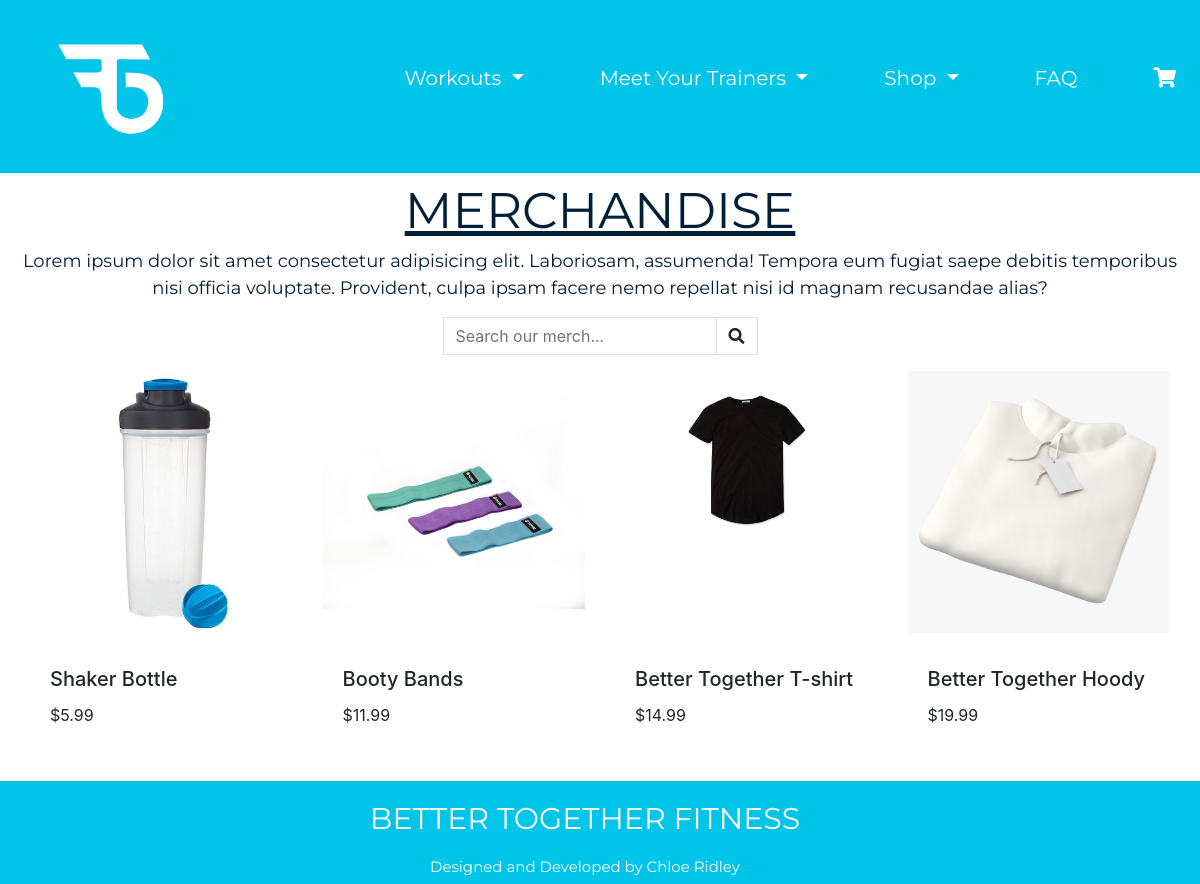
Screenshot of /products/merchandise/ with the database file from the repository.
### products/models.py (models this page shows, shortened)
class merchandise(models.Model):
    class Meta:
        verbose_name_plural = "Merch" # how the model is displayed in the admin page
    sku = models.CharField(max_length=254, null=True, blank=True)
    name = models.CharField(max_length=254)
    description = models.TextField()
    has_sizes = models.BooleanField(default = False, null=True, blank=True)
    price = models.DecimalField(max_digits=6, decimal_places=2)
    rating = models.DecimalField(max_digits=6, decimal_places=0, null=True, blank=True)
    image_url = models.URLField(max_length=1024, null=True, blank=True)
    image = models.ImageField(null=True, blank=True)

### products/views.py (the view, shortened to what this page needs)
# urls.py: path('merchandise/', views.merch, name="merch"),
def merch(request):
    merch = merchandise.objects.all()
    query = None
    context = {
        'merch': merch,
        'search_term': query,
    }
    return render(request, 'products/merchandise.html', context)

### bag/contexts.py (called while the page is built, shortened)
def bag_contents(request):
    bag_items = []
    total = 0
    product_count = 0
    bag = request.session.get('bag', {})
    if total < settings.FREE_DELIVERY_THRESHOLD:
        delivery = total * Decimal(settings.STANDARD_DELIVERY_PERCENTAGE / 100)
        free_delivery_delta = settings.FREE_DELIVERY_THRESHOLD - total
    else:
        delivery = 0
        free_delivery_delta = 0
    grand_total = delivery + total
    context = {
        'bag_items': bag_items,
        'total': total,
        'product_count': product_count,
        'delivery': delivery,
        'free_delivery_delta': free_delivery_delta,
        'free_delivery_threshold': settings.FREE_DELIVERY_THRESHOLD,
        'grand_total': grand_total,
    }
    return context

### products/templates/products/merchandise.html
{% extends 'base.html' %}
{% load static %}
{% block content %}
<div class="row container-fluid sectionRow">
    <p class="guides">Merchandise</p>
    <p class="aboutGuides">Lorem ipsum dolor sit amet consectetur adipisicing elit. Laboriosam, assumenda! Tempora eum
        fugiat saepe debitis temporibus nisi officia voluptate. Provident, culpa ipsam facere nemo repellat nisi id
        magnam recusandae alias?</p>
        <form method="GET" action="{% url 'merch' %}" class="d-block m-auto">
          <div class="input-group w-100">
              <input class="form-control border border-black rounded-0" type="text" name="q" placeholder="Search our merch...">
              <div class="input-group-append">
                  <button class="form-control btn btn-black border border-black rounded-0" type="submit">
                      <span class="icon">
                          <i class="fas fa-search"></i>
                      </span>
                  </button>
              </div>
          </div>
      </form>
</div>
<div class="row container-fluid sectionRow">
    {% for M in merch %}
    <div class="col-sm-6 col-md-6 col-lg-4 col-xl-3 mb-5 mt-3">
    <div class="card h-100 border-0 ">
        <a href="{% url 'merch_detail' M.id %}" class="h-100">
        <img src="{{ M.image.url }}" class="card-img-top" alt="{{ M.image_url }}">
    </a>
        <div class="card-body">
          <h5 class="card-title">{{ M.name }}</h5>
          <p class="card-text">${{ M.price }}</p>
        </div>
      </div>
    </div>
      {% endfor %}
</div>
{% endblock %}

### templates/base.html (shortened to what this page needs)
{% load static %}
<!doctype html>
<html lang="en">
<head>
    {% block core_css %}
    <link rel="stylesheet" href="https://stackpath.bootstrapcdn.com/bootstrap/4.4.1/css/bootstrap.min.css"
>
    <link rel="stylesheet" href="{% static 'css/base.css' %}">
    <link rel="stylesheet" href="https://cdnjs.cloudflare.com/ajax/libs/font-awesome/5.15.1/css/all.min.css"
 />
    {% endblock %}
</head>
<body>
    <header>
        <nav class="navbar navbar-expand-lg">
            <a class="navbar-brand" href="{% url 'home' %}">
                <img src="../../../media/bt-logo-white.png" class="logo" alt="Better Together Fitness Logo">
            </a>
            <div class="collapse navbar-collapse justify-content-end" id="navbarNav">
                <ul class="navbar-nav">
                    <li class="nav-item dropdown">
                        <a class="nav-link dropdown-toggle" href="#" id="navbarDropdownMenuLink" data-toggle="dropdown"
                            aria-haspopup="true" aria-expanded="false">
                            Workouts
                        </a>
                    </li>
                    <li class="nav-item dropdown">
                        <a class="nav-link dropdown-toggle" href="#" id="navbarDropdownMenu" data-toggle="dropdown"
                            aria-haspopup="true" aria-expanded="false">
                            Meet Your Trainers
                        </a>
                    </li>
                    <li class="nav-item dropdown">
                        <a class="nav-link dropdown-toggle" href="#" id="navbarDropdownMenuTwo" data-toggle="dropdown"
                            aria-haspopup="true" aria-expanded="false">
                            Shop
                        </a>
                    </li>
                    <li class="nav-item">
                        <a class="nav-link" href="">FAQ</a>
                    </li>
                    <li class="nav-item active">
                        <a class="nav-link" href="{% url 'bag' %}"><i class="fas fa-shopping-cart"></i><span class="sr-only">(current)</span>
                        </a>
                    </li>
                </ul>
            </div>
        </nav>
    </header>
    {% block content %}
    {% endblock %}
    <footer>
        <div class="row container-fluid">
            <p class="footerPara">BETTER TOGETHER FITNESS</p>
        </div>
        <div class="row container-fluid">
            <a href="https://www.linkedin.com/in/chloe-ridley-3412a311a/" target="_blank" class="ChloePara">Designed and Developed by Chloe Ridley</a>
        </div>
    </footer>
</body>
</html>

### static/css/base.css (style rules this page uses)
footer { background-color: #00c5e8; width: 100vw; }
.footerPara { margin: auto; text-align: center; font-size: 30px; color:white; font-family: 'Montserrat', sans-serif; padding: 15px; }
.ChloePara { margin: auto; text-align: center; font-size: 15px; color:white; font-family: 'Montserrat', sans-serif; padding-bottom: 5px; }
body { width:100vw; }
.navbar { background-color: #00c5e8; width: 100vw; }
.logo { max-width: 200px; max-height: 200px; }
.nav-link { font-size: 20px; margin-left: 60px; text-decoration: none; color:white; text-align: right; font-family: 'Montserrat', sans-serif; }
.sectionRow { margin-right: 0px; margin-left: 0px; }
ul { list-style: none; padding-left: 0; }
.guides { font-family: 'Montserrat', sans-serif; font-size: 50px; color: #001f38; text-decoration: underline; margin: auto; text-transform: uppercase; }
.aboutGuides { font-family: 'Montserrat', sans-serif; font-size: 18px; color: #001f38; margin: auto; text-align: center; margin-bottom: 15px; }

### rows the page displays
merchandise: image (picture), name "Shaker Bottle", price "5.99"
merchandise: image (picture), name "Booty Bands", price "11.99"
merchandise: image (picture), name "Better Together T-shirt", price "14.99"
merchandise: image (picture), name "Better Together Hoody", price "19.99"
